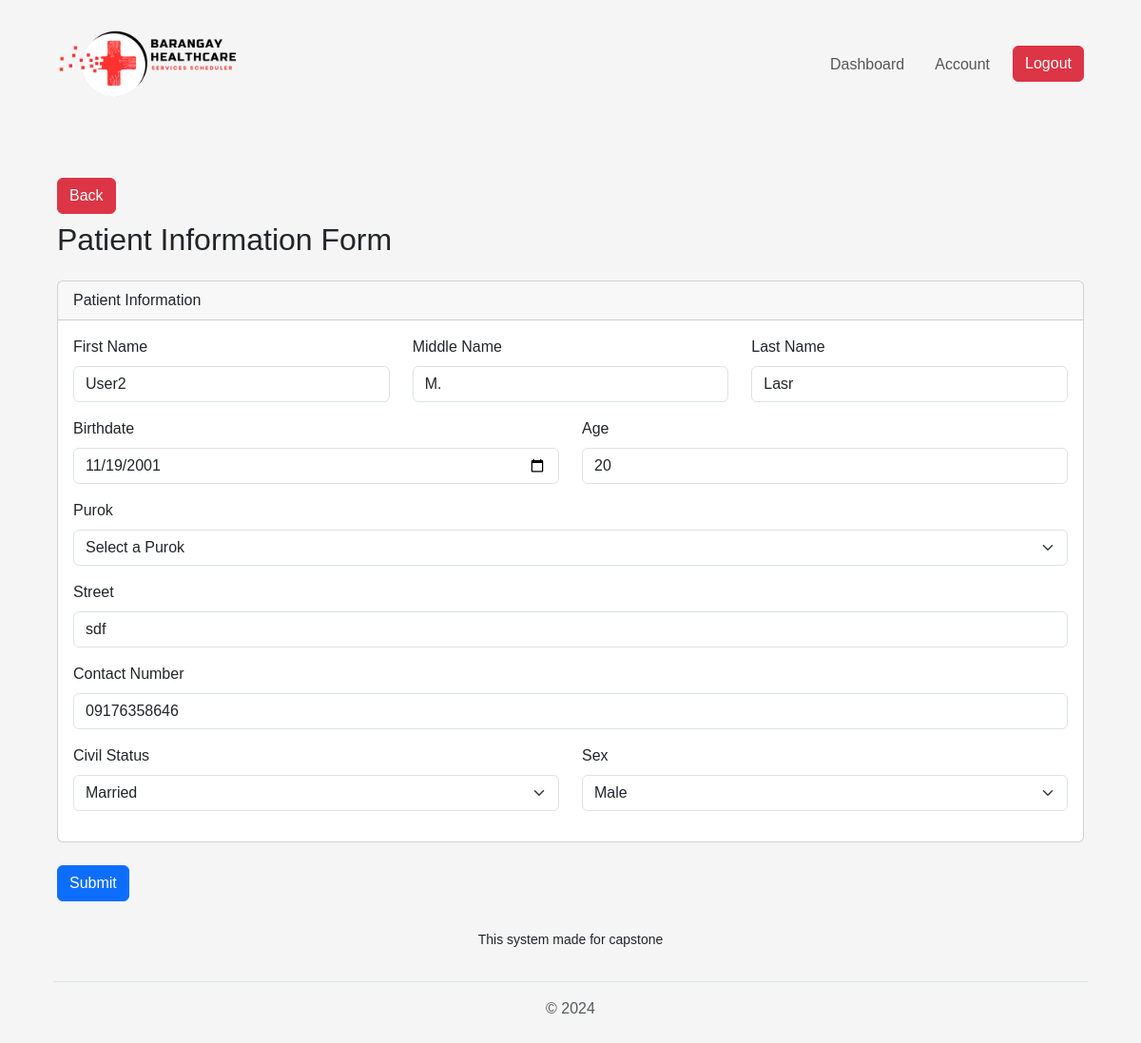
The page /view/pages/patient/update.php?PatientID=PATIENTNUM-E06D40E6DC68 (signed in) on the database its author committed.
### tables this page shows
CREATE TABLE `tbl_patient_info` (
  `id` int(11) NOT NULL,
  `patient_id` varchar(255) NOT NULL,
  `fname` varchar(255) NOT NULL,
  `mname` varchar(255) NOT NULL,
  `lname` varchar(255) NOT NULL,
  `birthdate` varchar(255) NOT NULL,
  `age` varchar(255) NOT NULL,
  `purok` varchar(255) NOT NULL,
  `address` varchar(255) NOT NULL,
  `phone_number` varchar(255) NOT NULL,
  `civil_status` varchar(255) NOT NULL,
  `sex` varchar(255) NOT NULL
);

### connection/connection.php (called while the page is built, shortened)
<?php
class config {
    public function __construct(){
        $dsn = "mysql:host=".H.";dbname=".DB;
        $username = U;
        $password = P;
        try {
            $this->pdo = new PDO($dsn, $username, $password);
        } catch (PDOException $e) {
            die("Connection failed: " . $e->getMessage());
        }
    }
}
?>

### controller/PatientController.php (called while the page is built, shortened)
<?php
require_once('../../../services/PatientServices.php');
$patientServices = new PatientServices();
if(isset($_GET['PatientID'])){
    $patientID = $_GET['PatientID'];
    $specificPatient = $patientServices->getAllPatientById($patientID);
}
?>

### services/PatientServices.php (called while the page is built, shortened)
<?php
require_once("../../../connection/connection.php");
class PatientServices extends config {
    public function getAllPatientById($patientID) {
        try {
        $query = "SELECT
                        pi.fname,
                        pi.mname,
                        pi.lname,
                        pi.birthdate,
                        pi.age,
                        pi.address,
                        pi.phone_number,
                        pi.civil_status,
                        pi.sex,
                        h.date,
                        h.created_by,
                        h.last_update
                    FROM
                        tbl_patient_info AS pi
                    JOIN
                        tbl_history AS h ON pi.patient_id = h.patient_id_fk
                    WHERE
                        pi.patient_id = :patientID";
            $stmt = $this->pdo->prepare($query);
            $stmt->bindParam(':patientID', $patientID);
            $stmt->execute();
            $patientInfo = $stmt->fetch(PDO::FETCH_ASSOC);
            if ($patientInfo) {
                return $patientInfo;
            } else {
                return null;
            }
        } catch (PDOException $e) {
            echo "Error: " . $e->getMessage();
            return false;
        }
    }
}
?>

### view/pages/patient/update.php (the view, shortened to what this page needs)
<?php
    include_once('../../components/header.php');
    include_once('../../../controller/PatientController.php');
?>
<div class="container mt-5">
<a href="index.php" class="btn btn-danger my-2"> Back </a>
    <h2 class="mb-4">Patient Information Form</h2>
    <form action="" method="POST">
        <div class="card mb-4">
            <div class="card-header">Patient Information</div>
            <div class="card-body">
                <div class="row mb-3">
                    <div class="col-md-4">
                        <label for="fname" class="form-label">First Name</label>
                        <input type="text" class="form-control" value="<?php echo htmlspecialchars($specificPatient['fname']); ?>" id="fname" name="fname" required>
                    </div>
                    <div class="col-md-4">
                        <label for="mname" class="form-label">Middle Name</label>
                        <input type="text" class="form-control" value="<?php echo htmlspecialchars($specificPatient['mname']); ?>" id="mname" name="mname" required>
                    </div>
                    <div class="col-md-4">
                        <label for="lname" class="form-label">Last Name</label>
                        <input type="text" class="form-control" value="<?php echo htmlspecialchars($specificPatient['lname']); ?>" id="lname" name="lname" required>
                    </div>
                </div>
                <div class="row mb-3">
                    <div class="col-md-6">
                        <label for="birthdate" class="form-label">Birthdate</label>
                        <input type="date" class="form-control" value="<?php echo htmlspecialchars($specificPatient['birthdate']); ?>" id="birthdate" name="birthdate" required>
                    </div>
                    <div class="col-md-6">
                        <label for="age" class="form-label">Age</label>
                        <input type="number" class="form-control" value="<?php echo htmlspecialchars($specificPatient['age']); ?>" id="age" name="age" required>
                    </div>
                </div>
                <div class="mb-3">
                    <label for="purok" class="form-label">Purok</label>
                    <select class="form-select" name="purok" id="Purok" required>
                        <option value="" disabled selected>Select a Purok</option>
                    </select>
                </div>
                <div class="mb-3">
                    <label for="address" class="form-label">Street</label>
                    <input type="text" class="form-control" value="<?php echo htmlspecialchars($specificPatient['address']); ?>" id="address" name="address" required>
                </div>
                <div class="mb-3">
                    <label for="phone_number" class="form-label">Contact Number</label>
                    <input type="number" class="form-control" value="<?php echo htmlspecialchars($specificPatient['phone_number']); ?>" id="phone_number" name="phone_number" required>
                </div>
                <div class="row mb-3">
                    <div class="col-md-6">
                        <label for="civil_status" class="form-label">Civil Status</label>
                        <select class="form-select" id="civil_status" name="civil_status" required>
                            <option value="Married" <?php echo ($specificPatient['civil_status'] == 'Married') ? 'selected' : ''; ?>>Married</option>
                        </select>
                    </div>
                    <div class="col-md-6">
                        <label for="sex" class="form-label">Sex</label>
                        <select class="form-select" id="sex" name="sex" required>
                            <option value="Male" <?php echo ($specificPatient['sex'] == 'Male') ? 'selected' : ''; ?>>Male</option>
                        </select>
                    </div>
                </div>
            </div>
        </div>
        <button type="submit" class="btn btn-primary">Submit</button>
    </form>
</div>
<?php include_once('../../components/footer.php'); ?>

### view/css/style.css (style rules this page uses)
body { padding: 5px; background-color: #f5f5f5; font-family: Arial, sans-serif; }

### rows shown on the page
tbl_patient_info: fname "User2", mname "M.", lname "Lasr", birthdate "11/19/2001", age "20", address "sdf", phone_number "09176358646", civil_status "Married", sex "Male"
